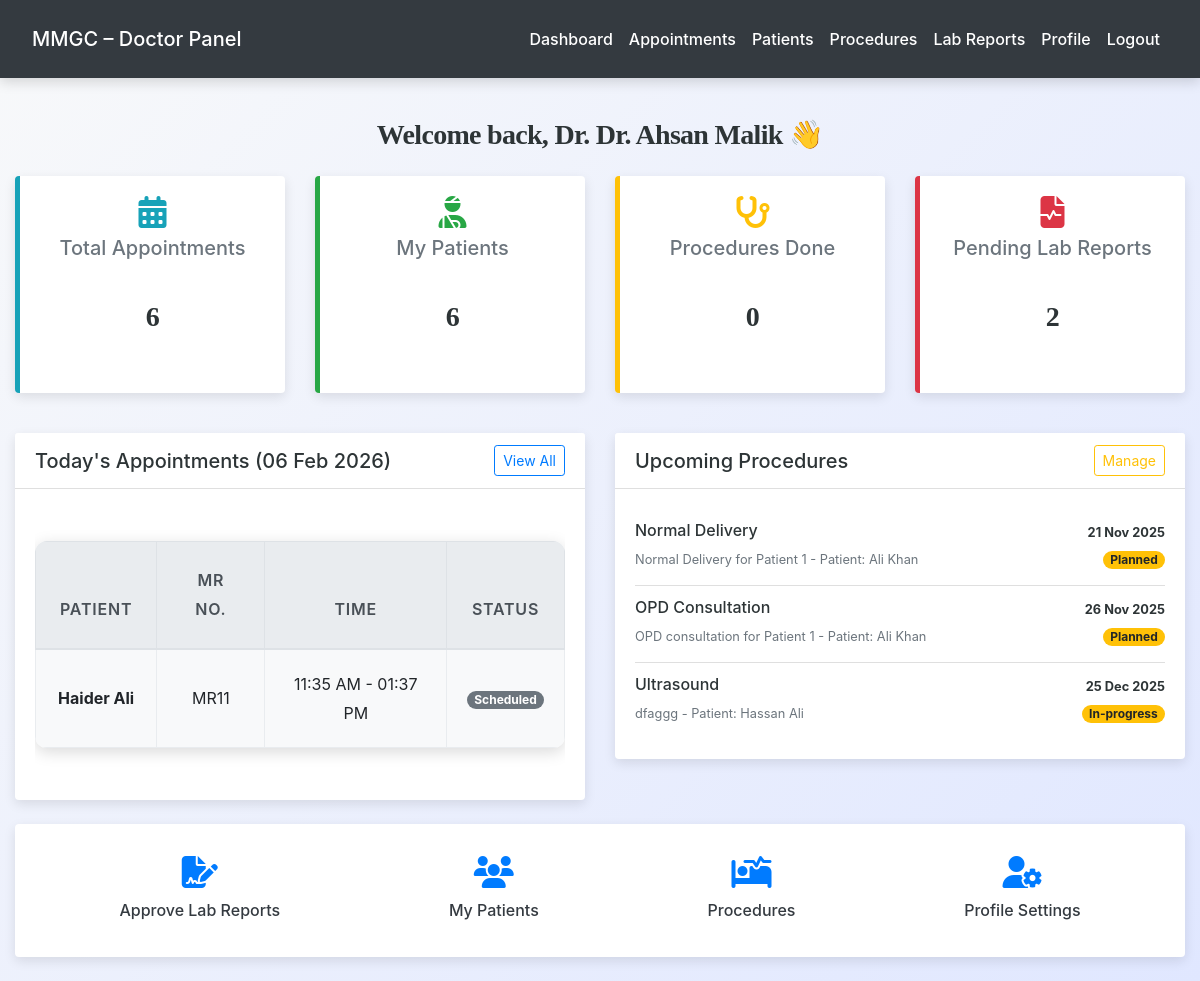
Screenshot of /doctor/doctor_dashboard.php (signed in) with the database file from the repository.
### tables this page shows
CREATE TABLE `doctors` (
  `id` int(11) NOT NULL,
  `full_name` varchar(150) NOT NULL,
  `email` varchar(150) DEFAULT NULL,
  `phone` varchar(50) DEFAULT NULL,
  `password` varchar(255) DEFAULT NULL,
  `specialization` varchar(150) DEFAULT NULL,
  `qualification` varchar(150) DEFAULT NULL,
  `experience_years` int(11) DEFAULT NULL,
  `consultation_fee` decimal(10,2) DEFAULT NULL,
  `profile_image` varchar(255) DEFAULT NULL,
  `bio` text DEFAULT NULL,
  `status` enum('active','inactive','on_leave') DEFAULT 'active',
  `created_at` timestamp NOT NULL DEFAULT current_timestamp()
);

CREATE TABLE `appointments` (
  `id` int(11) NOT NULL,
  `patient_id` int(11) NOT NULL,
  `doctor_id` int(11) NOT NULL,
  `appointment_date` date NOT NULL,
  `start_time` time NOT NULL,
  `end_time` time NOT NULL,
  `status` enum('scheduled','confirmed','completed','cancelled','no-show') DEFAULT 'scheduled',
  `appointment_type` enum('new','follow-up') DEFAULT 'new',
  `notes` text DEFAULT NULL,
  `created_at` timestamp NOT NULL DEFAULT current_timestamp()
);

CREATE TABLE `patients` (
  `id` int(11) NOT NULL,
  `mr_number` varchar(20) NOT NULL,
  `name` varchar(100) NOT NULL,
  `email` varchar(100) DEFAULT NULL,
  `phone` varchar(15) NOT NULL,
  `password` varchar(255) DEFAULT NULL,
  `date_of_birth` date DEFAULT NULL,
  `gender` enum('male','female','other') DEFAULT NULL,
  `blood_group` varchar(5) DEFAULT NULL,
  `address` text DEFAULT NULL,
  `guardian_name` varchar(100) DEFAULT NULL,
  `guardian_phone` varchar(15) DEFAULT NULL,
  `registration_date` date DEFAULT curdate(),
  `status` enum('active','inactive') DEFAULT 'active',
  `created_at` timestamp NOT NULL DEFAULT current_timestamp()
);

CREATE TABLE `procedures` (
  `id` int(11) NOT NULL,
  `patient_id` int(11) NOT NULL,
  `procedure_type` enum('Normal Delivery','C-Section','Ultrasound','Gynaecology Treatment','Surgery','OPD Consultation','IPD Admission','Other') NOT NULL,
  `procedure_name` varchar(200) NOT NULL,
  `doctor_id` int(11) NOT NULL,
  `nurse_id` int(11) DEFAULT NULL,
  `procedure_date` date NOT NULL,
  `procedure_time` time DEFAULT NULL,
  `status` enum('planned','in-progress','completed','cancelled') DEFAULT 'planned',
  `treatment_notes` text DEFAULT NULL,
  `prescription` text DEFAULT NULL,
  `outcome` text DEFAULT NULL,
  `created_at` timestamp NOT NULL DEFAULT current_timestamp()
);

### doctor/doctor_dashboard.php (the view, shortened to what this page needs)
<?php
require_once('../config.php');
$doctor_id = $_SESSION['doctor_id'];
$stmt = $conn->prepare("SELECT full_name FROM doctors WHERE id = ?");
$stmt->bind_param("i", $doctor_id);
$stmt->execute();
$doctor_result = $stmt->get_result();
$doctor_name = $doctor_result->fetch_assoc()['full_name'] ?? 'Doctor';
$total_appointments = $conn->query("SELECT COUNT(*) AS total FROM appointments WHERE doctor_id = $doctor_id")->fetch_assoc()['total'];
$total_patients = $conn->query("SELECT COUNT(DISTINCT patient_id) AS total FROM appointments WHERE doctor_id = $doctor_id")->fetch_assoc()['total'];
$procedures_count = $conn->query("SELECT COUNT(*) AS total FROM procedures WHERE doctor_id = $doctor_id AND status = 'completed'")->fetch_assoc()['total'];
$pending_reports = $conn->query("SELECT COUNT(*) AS total
                                 FROM lab_reports lr
                                 JOIN lab_tests lt ON lt.id = lr.lab_test_id
                                 WHERE lt.doctor_id = $doctor_id AND lr.doctor_approved = 0")->fetch_assoc()['total'];
$today = date('Y-m-d');
$stmt_today = $conn->prepare("SELECT a.start_time, a.end_time, a.status, a.appointment_type,
                                     p.name AS patient_name, p.mr_number
                              FROM appointments a
                              JOIN patients p ON a.patient_id = p.id
                              WHERE a.doctor_id = ? AND a.appointment_date = ?
                              ORDER BY a.start_time ASC");
$stmt_today->bind_param("is", $doctor_id, $today);
$stmt_today->execute();
$today_appointments = $stmt_today->get_result();
$stmt_upcoming = $conn->prepare("SELECT pr.procedure_type, pr.procedure_name, pr.procedure_date, pr.status,
                                        p.name AS patient_name
                                 FROM procedures pr
                                 JOIN patients p ON pr.patient_id = p.id
                                 WHERE pr.doctor_id = ? AND pr.status != 'completed'
                                 ORDER BY pr.procedure_date ASC, pr.procedure_time ASC
                                 LIMIT 5");
$stmt_upcoming->bind_param("i", $doctor_id);
$stmt_upcoming->execute();
$upcoming_procedures = $stmt_upcoming->get_result();
?>
<!DOCTYPE html>
<html lang="en">
<head>
    <link rel="stylesheet" href="https://maxcdn.bootstrapcdn.com/bootstrap/4.5.2/css/bootstrap.min.css">
    <link rel="stylesheet" href="../css/style.css">
</head>
<body>
<?php include('navbar.php'); ?>
<div class="container-fluid mt-4">
    <h3 class="mb-4">Welcome back, Dr. <?php echo htmlspecialchars($doctor_name); ?> 👋</h3>
    <div class="row mb-4">
        <div class="col-md-3 mb-3">
            <div class="card text-center border-0 border-left-info">
                <div class="card-body">
                    <i class="fas fa-calendar-alt fa-2x mb-2 text-info"></i>
                    <h5 class="text-muted">Total Appointments</h5>
                    <h3><?php echo $total_appointments; ?></h3>
                </div>
            </div>
        </div>
        <div class="col-md-3 mb-3">
            <div class="card text-center border-0 border-left-success">
                <div class="card-body">
                    <i class="fas fa-user-injured fa-2x mb-2 text-success"></i>
                    <h5 class="text-muted">My Patients</h5>
                    <h3><?php echo $total_patients; ?></h3>
                </div>
            </div>
        </div>
        <div class="col-md-3 mb-3">
            <div class="card text-center border-0 border-left-warning">
                <div class="card-body">
                    <i class="fas fa-stethoscope fa-2x mb-2 text-warning"></i>
                    <h5 class="text-muted">Procedures Done</h5>
                    <h3><?php echo $procedures_count; ?></h3>
                </div>
            </div>
        </div>
        <div class="col-md-3 mb-3">
            <div class="card text-center border-0 border-left-danger">
                <div class="card-body">
                    <i class="fas fa-file-medical-alt fa-2x mb-2 text-danger"></i>
                    <h5 class="text-muted">Pending Lab Reports</h5>
                    <h3><?php echo $pending_reports; ?></h3>
                </div>
            </div>
        </div>
    </div>
    <div class="row">
        <div class="col-md-6 mb-4">
            <div class="card">
                <div class="card-header bg-white d-flex justify-content-between align-items-center">
                    <h5 class="mb-0">Today's Appointments (<?php echo date('d M Y'); ?>)</h5>
                    <a href="appointments.php" class="btn btn-sm btn-outline-primary">View All</a>
                </div>
                <div class="card-body">
                    <?php if ($today_appointments->num_rows > 0): ?>
                        <div class="table-responsive">
                            <table class="table table-hover table-sm">
                                <thead class="thead-light">
                                    <tr>
                                        <th>Patient</th>
                                        <th>MR No.</th>
                                        <th>Time</th>
                                        <th>Status</th>
                                    </tr>
                                </thead>
                                <tbody>
                                    <?php while ($app = $today_appointments->fetch_assoc()): ?>
                                    <tr>
                                        <td><strong><?php echo htmlspecialchars($app['patient_name']); ?></strong></td>
                                        <td><?php echo htmlspecialchars($app['mr_number']); ?></td>
                                        <td><?php echo date('h:i A', strtotime($app['start_time'])); ?> - <?php echo date('h:i A', strtotime($app['end_time'])); ?></td>
                                        <td>
                                            <span class="badge badge-pill badge-<?php
                                                echo $app['status'] == 'confirmed' ? 'success' :
                                                    ($app['status'] == 'completed' ? 'info' : 'secondary');
                                            ?>">
                                                <?php echo ucfirst(str_replace('-', ' ', $app['status'])); ?>
                                            </span>
                                        </td>
                                    </tr>
                                    <?php endwhile; ?>
                                </tbody>
                            </table>
                        </div>
                    <?php endif; ?>
                </div>
            </div>
        </div>
        <div class="col-md-6 mb-4">
            <div class="card">
                <div class="card-header bg-white d-flex justify-content-between align-items-center">
                    <h5 class="mb-0">Upcoming Procedures</h5>
                    <a href="view_procedures.php" class="btn btn-sm btn-outline-warning">Manage</a>
                </div>
                <div class="card-body">
                    <?php if ($upcoming_procedures->num_rows > 0): ?>
                        <ul class="list-group list-group-flush">
                            <?php while ($proc = $upcoming_procedures->fetch_assoc()): ?>
                                <li class="list-group-item d-flex justify-content-between align-items-center px-0">
                                    <div>
                                        <h6 class="mb-1"><?php echo htmlspecialchars($proc['procedure_type']); ?></h6>
                                        <small class="text-muted">
                                            <?php echo htmlspecialchars($proc['procedure_name']); ?> -
                                            Patient: <?php echo htmlspecialchars($proc['patient_name']); ?>
                                        </small>
                                    </div>
                                    <div class="text-right">
                                        <small class="d-block font-weight-bold">
                                            <?php echo date('d M Y', strtotime($proc['procedure_date'])); ?>
                                        </small>
                                        <span class="badge badge-pill badge-warning">
                                            <?php echo ucfirst($proc['status']); ?>
                                        </span>
                                    </div>
                                </li>
                            <?php endwhile; ?>
                        </ul>
                    <?php endif; ?>
                </div>
            </div>
        </div>
    </div>
    <div class="row">
        <div class="col-12">
            <div class="card mb-4">
                <div class="card-body d-flex flex-wrap justify-content-around text-center py-4">
                    <a href="view_lab_reports_doctor.php" class="text-decoration-none text-dark mx-4 my-2">
                        <i class="fas fa-file-signature fa-2x mb-2 text-primary"></i><br>
                        <span>Approve Lab Reports</span>
                    </a>
                    <a href="patients.php" class="text-decoration-none text-dark mx-4 my-2">
                        <i class="fas fa-users fa-2x mb-2 text-primary"></i><br>
                        <span>My Patients</span>
                    </a>
                    <a href="view_procedures.php" class="text-decoration-none text-dark mx-4 my-2">
                        <i class="fas fa-procedures fa-2x mb-2 text-primary"></i><br>
                        <span>Procedures</span>
                    </a>
                    <a href="profile.php" class="text-decoration-none text-dark mx-4 my-2">
                        <i class="fas fa-user-cog fa-2x mb-2 text-primary"></i><br>
                        <span>Profile Settings</span>
                    </a>
                </div>
            </div>
        </div>
    </div>
</div>
</body>
</html>

### css/style.css (style rules this page uses)
:root { --primary: #007bff; --secondary: #6c757d; --success: #28a745; --info: #17a2b8; --warning: #ffc107; --danger: #dc3545; --light: #f8f9fa; --dark: #2d3436; --accent: #ff6f61; --highlight: #6f42c1; --shadow: rgba(0, 0, 0, 0.15); --transition: all 0.3s ease-in-out; }
body { font-family: 'Inter', 'Segoe UI', Tahoma, Geneva, Verdana, sans-serif; background: linear-gradient(135deg, var(--light) 0%, #e0e7ff 100%); color: var(--dark); line-height: 1.8; margin: 0; padding: 0; min-height: 100vh; font-size: 16px; }
h1, h2, h3, h4 { text-align: center; margin: 2.5rem 0; font-family: 'Georgia', 'Times New Roman', serif; color: var(--dark); font-weight: 700; letter-spacing: -0.025em; }
h3 { font-size: 1.75rem; }
.table { width: 100%; border-collapse: collapse; margin: 2rem 0; font-size: 1rem; background-color: #ffffff; border-radius: 12px; overflow: hidden; box-shadow: 0 4px 16px var(--shadow); transition: var(--transition); }
.table th, .table td { padding: 1.25rem; border: 1px solid #e9ecef; text-align: center; vertical-align: middle; }
.table thead th { background-color: rgb(0, 0, 0); color: white; font-weight: 600; text-transform: uppercase; letter-spacing: 0.05em; padding: 1.5rem; }
.table tbody tr { transition: var(--transition); }
.table tbody tr:nth-child(odd) { background-color: var(--light); }
a { color: var(--primary); text-decoration: none; font-weight: 500; transition: var(--transition); }

### doctor/doctor_dashboard.php (style rules this page uses)
.card { box-shadow: 0 4px 12px rgba(0,0,0,0.1); border: none; }
.border-left-info { border-left: 5px solid #17a2b8 !important; }
.border-left-success { border-left: 5px solid #28a745 !important; }
.border-left-warning { border-left: 5px solid #ffc107 !important; }
.border-left-danger { border-left: 5px solid #dc3545 !important; }

### rows the page displays
doctors: full_name "Dr. Ahsan Malik"
appointments: patient.name "Haider Ali", patient.mr_number "MR11", start_time "11:35 AM", end_time "01:37 PM", status "Scheduled"
procedures: procedure_type "Normal Delivery", procedure_name "Normal Delivery for Patient 1", patient.name "Ali Khan", procedure_date "21 Nov 2025", status "Planned"
procedures: procedure_type "OPD Consultation", procedure_name "OPD consultation for Patient 1", patient.name "Ali Khan", procedure_date "26 Nov 2025", status "Planned"
procedures: procedure_type "Ultrasound", procedure_name "dfaggg", patient.name "Hassan Ali", procedure_date "25 Dec 2025", status "In-progress"

### other values shown
$total_appointments "6"
$total_patients "6"
$procedures_count "0"
$pending_reports "2"
